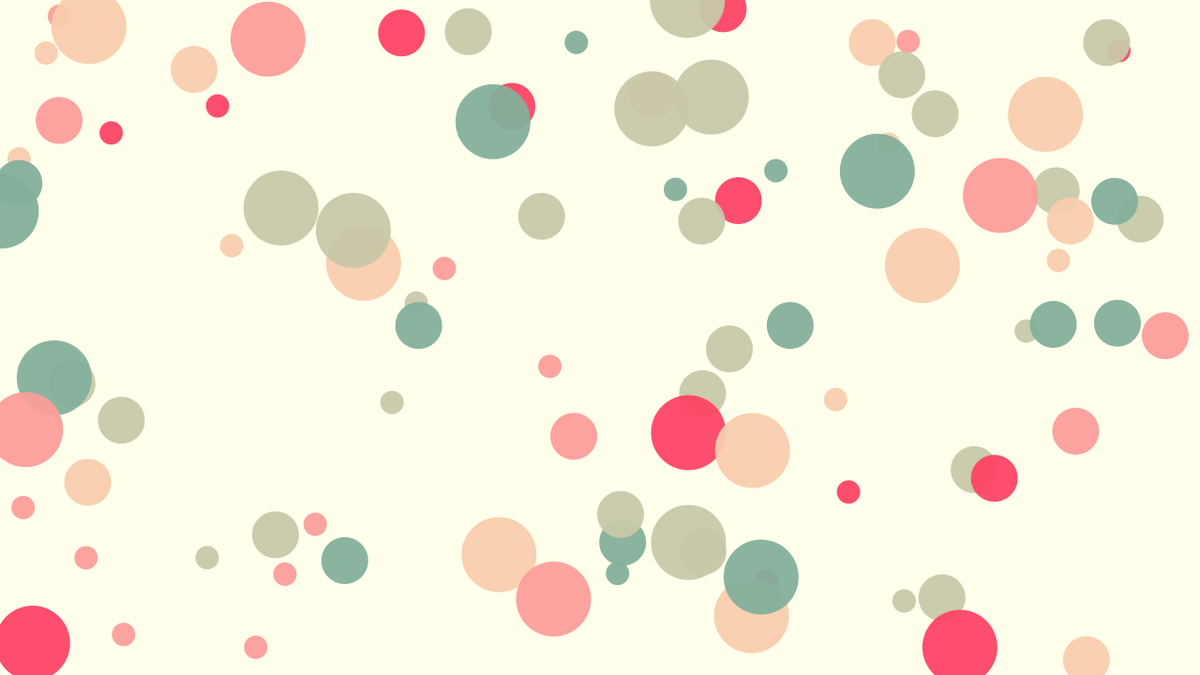
Frame 1 (no input)
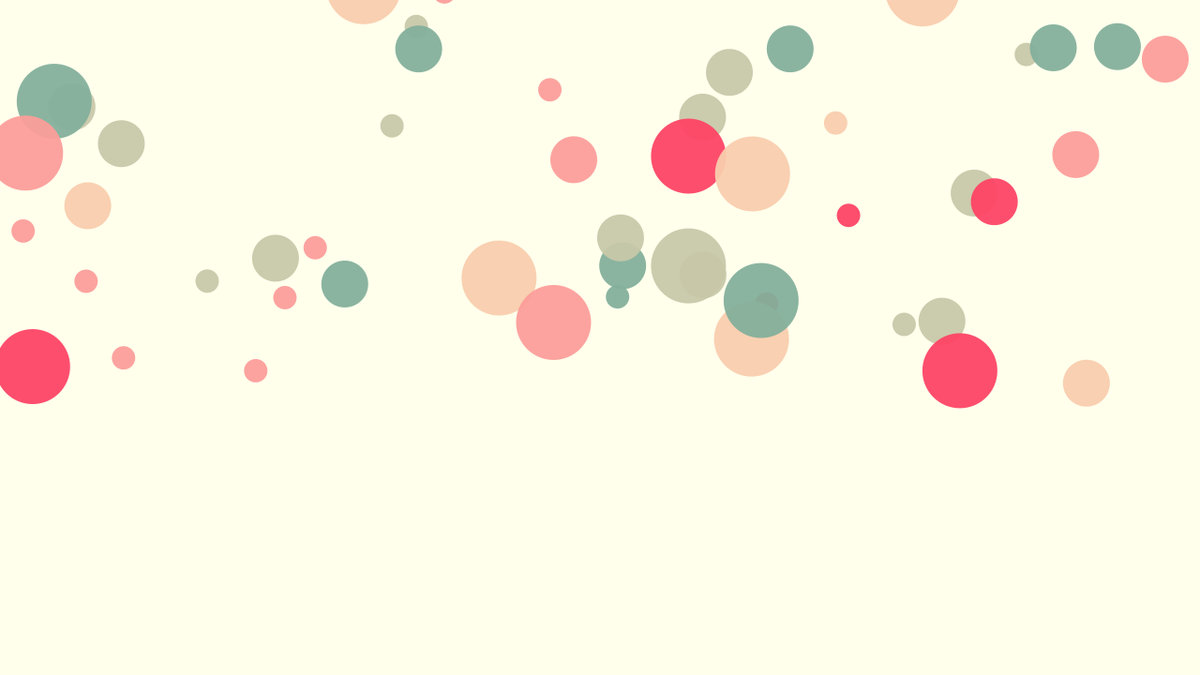
Frame 60 (the mouse pressed at the canvas centre just before this capture)
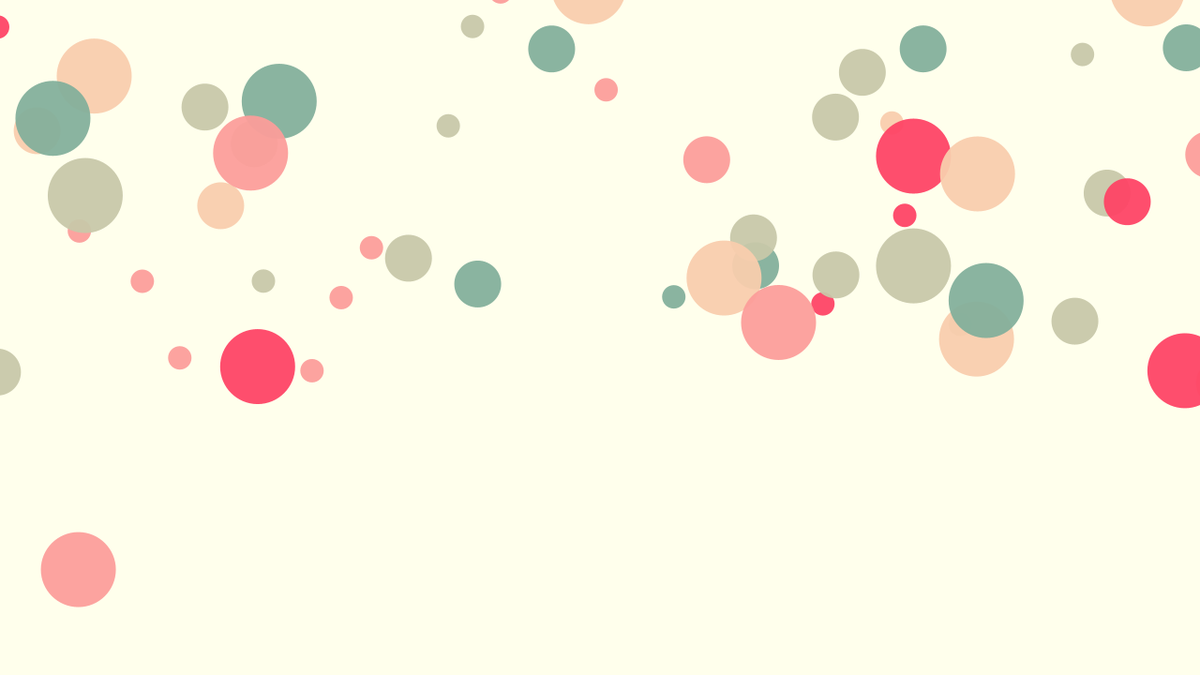
Frame 120 (the mouse held since frame 60 and released just before this capture)

The Processing sketch that drew these frames (run headless with seeded random() and noise(); from frame 60 on, the mouse is pressed at the canvas centre):

// Processing sketch: parallax_balls
// ── parallax_balls.pde
/* OpenProcessing Tweak of *@*http://www.openprocessing.org/sketch/163034*@* */
/* !do not delete the line above, required for linking your tweak if you upload again */
// 3 layers of parallax floating Balls/Balloons
// by Birgit Bachler, 2013
// www.birgitbachler.com

// Ball class adapted from
// Learning Processing
// Daniel Shiffman
// http://www.learningprocessing.com
// Example 10-2: Bouncing ball class

//number of balls in 3 layers
int bground = 30;
int mdground =40;
int frground = 25;

//array length = all layers together
int total = bground+mdground+frground;

//size of balls in 3 layers
int bgsize = 25;
int mdsize = 50;
int frsize = 80;

//Initialize Color Array, colors by https://kuler.adobe.com/Retro-Rain-color-theme-2861967/
color[] colors= { 
  color(254, 67, 101, 240), 
  color(252, 157, 154, 240), 
  color(249, 205, 173, 240), 
  color(200, 200, 169, 240), 
  color(131, 175, 155, 240),
};

//ball array
Ball[] balls;

void setup() {
  size(1280, 720);
  frameRate(25);
  smooth();
  
  //we fill the Ball array backrgound, midground, foreground
  balls = new Ball[total];
  for (int i = 0; i < balls.length; i++) {
    if (i < bground) {
      balls[i] = new Ball(bgsize);
    } else if (i < mdground+bground) {
      balls[i] = new Ball(mdsize);
    } else if (i >= mdground) {
      balls[i] = new Ball(frsize);
    }
  }
}

void draw() {
  background(255, 255, 236);

  // Move and display balls
  for (int i = 0; i < balls.length; i++) {
    balls[i].move();
    balls[i].display();
  }
}

class Ball {
  int size;  // size
  float r;   // radius
  float x, y; // location
  float xspeed; // speed
  color bcolor; // color

    // Constructor
  Ball(float tempR) {
    r = tempR;
    x = random(width);     //position the balls randomly on the canvas
    y = random(height);
    xspeed =  map(r, bgsize, frsize, 2, 8);     //map the speed in x-direction based on the size/layer of the balls
    bcolor = colors[(int) random(0, colors.length)];    //assign a random color value from the colors array
  }

  void move() {
    x += xspeed*mouseX/width; // Increment x
    y += map(mouseY, 0, height, -5, 5);

    // Check edges
    if (x > width+r || x < -r) {
      x= -r-random(width)/2;
      y = random(height);
    }
    if (y > height+r || y < -r) {
      x= -r-random(width)/2;
      y = random(height);
    }
  }
  void display() {  // Draw the ball
    noStroke();
    fill(bcolor);    // assign fill color
    pushMatrix();
    translate(x,y);     //translate in x and y direction
    ellipse(0, 0, r, r);     // draw the ball
    popMatrix();
  }
}
